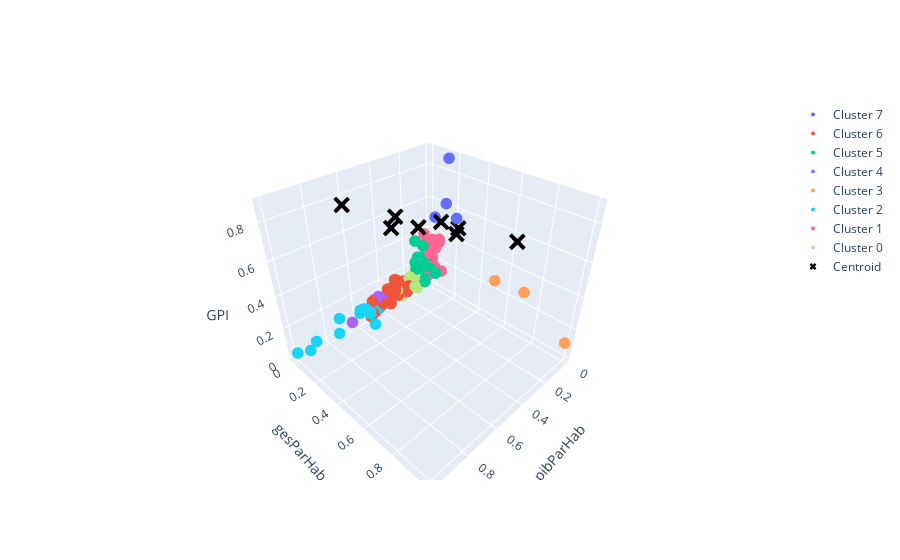

The notebook cell this image was saved under:
### Code cell
# Créer une figure
fig = go.Figure()

# Ajouter les points pour chaque cluster
for cluster in df['cluster'].unique():
    cluster_df = df[df['cluster'] == cluster]
    fig.add_trace(go.Scatter3d(x=cluster_df['pibParHab'],
                               y=cluster_df['co2'],
                               z=cluster_df['gesParHab'],
                               mode='markers+text',
                               marker=dict(size=4),
                               name=f'Cluster {cluster}'))
    
# Ajouter les centroïdes
fig.add_trace(go.Scatter3d(x=centroids['pibParHab'],
                           y=centroids['gesParHab'],
                           z=centroids['gpi'],
                           mode='markers',
                           marker=dict(size=6, color='black', symbol='x'),
                           name='Centroid'))

# Mettre à jour le nom des axes 
fig.update_scenes(xaxis_title='pibParHab',
                  yaxis_title='gesParHab',
                  zaxis_title='GPI')

# Afficher la figure
fig.show()
